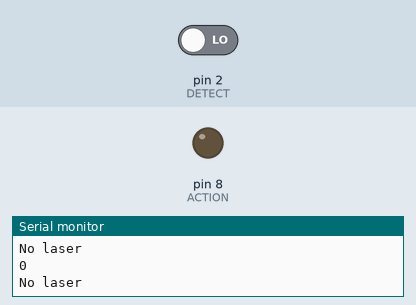
Simulated run of this sketch. Board: Arduino Uno, built with avr-gcc and run on an emulated ATmega328P. On the bench: output pins drawn as LEDs (lit = HIGH), the last lines printed to the serial monitor. The test bench sets the inputs (shaded band); at power-on: pin 2 (DETECT) LOW.

Above: at 1.2 s.
1.3 s: pin 2 (DETECT) driven HIGH
At 1.9 s:
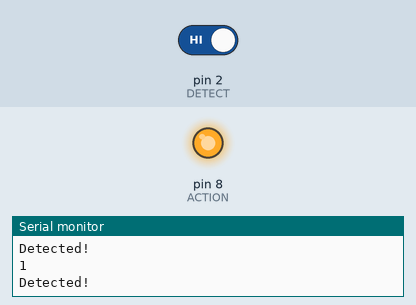
2.8 s: pin 2 (DETECT) driven LOW
At 4.1 s:
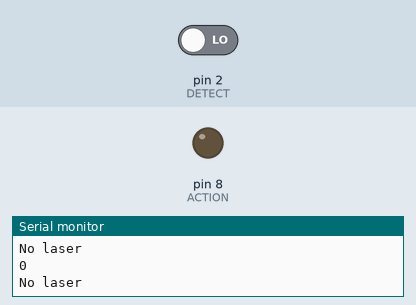
Timing chart, 0 to 5.8 s (numbered marks = the images above; inputs shaded):
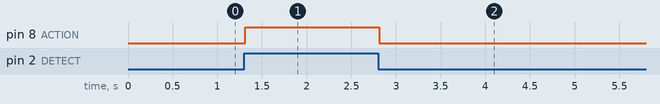

Measured:
- after the input at 1.3 s, pin 8 (ACTION): LOW → HIGH at once
- after the input at 2.8 s, pin 8 (ACTION): HIGH → LOW at once

The sketch:

Laser_Receiver.ino
```cpp
// Adinath.S.Ajit
// 29-07-2019

//Laser transmitter and detecter


#define DETECT 2 // pin 2 for  sensor
#define ACTION 8 // pin 8 for action to do someting


void setup() {
  Serial.begin(9600);
  pinMode(DETECT, INPUT);//define detect input pin
  pinMode(ACTION, OUTPUT);//define ACTION output pin
}

void loop() {
  int detected = digitalRead(DETECT);// read Laser sensor
  Serial.println(detected);
  if( detected == HIGH)
  {
    digitalWrite(ACTION,HIGH);// set the buzzer ON
    Serial.println("Detected!");
  }else{
    digitalWrite(ACTION,LOW); // Set the buzzer OFF
    Serial.println("No laser");
  }
  delay(1);
}
```
